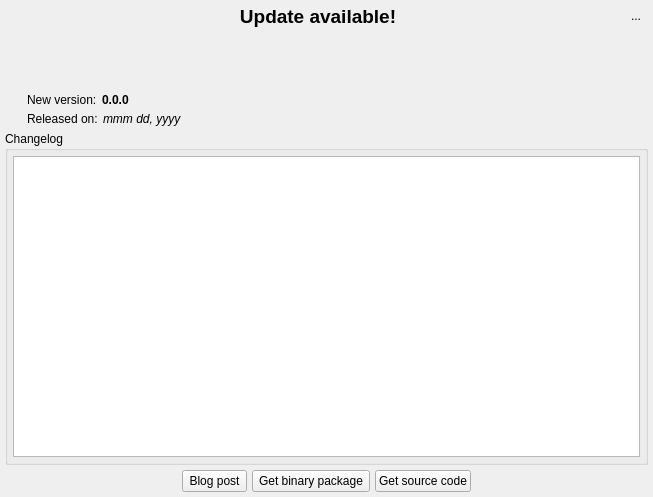
<?xml version="1.0" encoding="UTF-8"?>
<ui version="4.0">
 <class>UpdateNotifierWidget</class>
 <widget class="QWidget" name="UpdateNotifierWidget">
  <property name="modal" stdset="0">
   <bool>false</bool>
  </property>
  <property name="windowModality">
   <enum>Qt::WindowModality::WindowModal</enum>
  </property>
  <property name="geometry">
   <rect>
    <x>0</x>
    <y>0</y>
    <width>653</width>
    <height>497</height>
   </rect>
  </property>
  <property name="minimumSize">
   <size>
    <width>500</width>
    <height>400</height>
   </size>
  </property>
  <property name="windowTitle">
   <string>Update Notifier</string>
  </property>
  <property name="autoFillBackground">
   <bool>false</bool>
  </property>
  <property name="styleSheet">
   <string notr="true"/>
  </property>
  <layout class="QVBoxLayout" name="verticalLayout">
   <property name="spacing">
    <number>0</number>
   </property>
   <property name="leftMargin">
    <number>0</number>
   </property>
   <property name="topMargin">
    <number>0</number>
   </property>
   <property name="rightMargin">
    <number>0</number>
   </property>
   <property name="bottomMargin">
    <number>0</number>
   </property>
   <item>
    <widget class="QFrame" name="frame">
     <property name="mouseTracking">
      <bool>true</bool>
     </property>
     <property name="frameShape">
      <enum>QFrame::Shape::NoFrame</enum>
     </property>
     <property name="frameShadow">
      <enum>QFrame::Shadow::Raised</enum>
     </property>
     <layout class="QGridLayout" name="gridLayout_2">
      <property name="leftMargin">
       <number>5</number>
      </property>
      <property name="topMargin">
       <number>5</number>
      </property>
      <property name="rightMargin">
       <number>5</number>
      </property>
      <property name="bottomMargin">
       <number>5</number>
      </property>
      <property name="spacing">
       <number>5</number>
      </property>
      <item row="0" column="0" rowspan="2">
       <widget class="QLabel" name="label">
        <property name="sizePolicy">
         <sizepolicy hsizetype="Fixed" vsizetype="Preferred">
          <horstretch>0</horstretch>
          <verstretch>0</verstretch>
         </sizepolicy>
        </property>
        <property name="maximumSize">
         <size>
          <width>128</width>
          <height>128</height>
         </size>
        </property>
        <property name="text">
         <string/>
        </property>
        <property name="pixmap">
         <pixmap resource="../../../../priv-plugins/res/logoicons.qrc">:/images/images/pgmodeler_splash.png</pixmap>
        </property>
        <property name="scaledContents">
         <bool>true</bool>
        </property>
        <property name="alignment">
         <set>Qt::AlignmentFlag::AlignLeading|Qt::AlignmentFlag::AlignLeft|Qt::AlignmentFlag::AlignTop</set>
        </property>
       </widget>
      </item>
      <item row="0" column="1" rowspan="2">
       <layout class="QGridLayout" name="gridLayout">
        <item row="0" column="0">
         <widget class="QLabel" name="title_lbl">
          <property name="font">
           <font>
            <pointsize>14</pointsize>
            <bold>true</bold>
           </font>
          </property>
          <property name="text">
           <string>Update available!</string>
          </property>
          <property name="alignment">
           <set>Qt::AlignmentFlag::AlignHCenter|Qt::AlignmentFlag::AlignTop</set>
          </property>
         </widget>
        </item>
        <item row="2" column="0">
         <layout class="QHBoxLayout" name="horizontalLayout_2">
          <item>
           <widget class="QLabel" name="date_lbl_2">
            <property name="text">
             <string>Released on:</string>
            </property>
            <property name="alignment">
             <set>Qt::AlignmentFlag::AlignLeading|Qt::AlignmentFlag::AlignLeft|Qt::AlignmentFlag::AlignVCenter</set>
            </property>
            <property name="margin">
             <number>10</number>
            </property>
            <property name="indent">
             <number>10</number>
            </property>
           </widget>
          </item>
          <item>
           <widget class="QLabel" name="ver_date_lbl">
            <property name="sizePolicy">
             <sizepolicy hsizetype="Expanding" vsizetype="Fixed">
              <horstretch>0</horstretch>
              <verstretch>0</verstretch>
             </sizepolicy>
            </property>
            <property name="font">
             <font>
              <italic>true</italic>
              <bold>false</bold>
             </font>
            </property>
            <property name="text">
             <string>mmm dd, yyyy</string>
            </property>
            <property name="alignment">
             <set>Qt::AlignmentFlag::AlignLeading|Qt::AlignmentFlag::AlignLeft|Qt::AlignmentFlag::AlignVCenter</set>
            </property>
            <property name="margin">
             <number>0</number>
            </property>
           </widget>
          </item>
         </layout>
        </item>
        <item row="1" column="0">
         <layout class="QHBoxLayout" name="horizontalLayout_4">
          <item>
           <widget class="QLabel" name="version_lbl">
            <property name="text">
             <string>New version:</string>
            </property>
            <property name="alignment">
             <set>Qt::AlignmentFlag::AlignLeading|Qt::AlignmentFlag::AlignLeft|Qt::AlignmentFlag::AlignVCenter</set>
            </property>
            <property name="margin">
             <number>10</number>
            </property>
            <property name="indent">
             <number>10</number>
            </property>
           </widget>
          </item>
          <item>
           <widget class="QLabel" name="ver_num_lbl">
            <property name="sizePolicy">
             <sizepolicy hsizetype="Expanding" vsizetype="Fixed">
              <horstretch>0</horstretch>
              <verstretch>0</verstretch>
             </sizepolicy>
            </property>
            <property name="font">
             <font>
              <bold>true</bold>
             </font>
            </property>
            <property name="text">
             <string>0.0.0</string>
            </property>
            <property name="alignment">
             <set>Qt::AlignmentFlag::AlignLeading|Qt::AlignmentFlag::AlignLeft|Qt::AlignmentFlag::AlignVCenter</set>
            </property>
            <property name="margin">
             <number>0</number>
            </property>
           </widget>
          </item>
         </layout>
        </item>
       </layout>
      </item>
      <item row="0" column="2">
       <widget class="QToolButton" name="hide_tb">
        <property name="toolTip">
         <string>Hide this widget</string>
        </property>
        <property name="text">
         <string>...</string>
        </property>
        <property name="icon">
         <iconset resource="../../res/resources.qrc">
          <normaloff>:/icons/icons/closetab.png</normaloff>:/icons/icons/closetab.png</iconset>
        </property>
        <property name="iconSize">
         <size>
          <width>20</width>
          <height>20</height>
         </size>
        </property>
        <property name="autoRaise">
         <bool>true</bool>
        </property>
       </widget>
      </item>
      <item row="1" column="2">
       <spacer name="verticalSpacer">
        <property name="orientation">
         <enum>Qt::Orientation::Vertical</enum>
        </property>
        <property name="sizeType">
         <enum>QSizePolicy::Policy::Fixed</enum>
        </property>
        <property name="sizeHint" stdset="0">
         <size>
          <width>20</width>
          <height>100</height>
         </size>
        </property>
       </spacer>
      </item>
      <item row="2" column="0" colspan="3">
       <widget class="QGroupBox" name="changelog_gb">
        <property name="sizePolicy">
         <sizepolicy hsizetype="Preferred" vsizetype="Expanding">
          <horstretch>0</horstretch>
          <verstretch>0</verstretch>
         </sizepolicy>
        </property>
        <property name="title">
         <string>Changelog</string>
        </property>
        <layout class="QVBoxLayout" name="verticalLayout_2">
         <property name="spacing">
          <number>5</number>
         </property>
         <property name="leftMargin">
          <number>5</number>
         </property>
         <property name="topMargin">
          <number>5</number>
         </property>
         <property name="rightMargin">
          <number>5</number>
         </property>
         <property name="bottomMargin">
          <number>5</number>
         </property>
         <item>
          <widget class="QTextBrowser" name="changelog_txt">
           <property name="minimumSize">
            <size>
             <width>0</width>
             <height>0</height>
            </size>
           </property>
           <property name="frameShadow">
            <enum>QFrame::Shadow::Sunken</enum>
           </property>
           <property name="sizeAdjustPolicy">
            <enum>QAbstractScrollArea::SizeAdjustPolicy::AdjustToContents</enum>
           </property>
           <property name="undoRedoEnabled">
            <bool>false</bool>
           </property>
           <property name="lineWrapMode">
            <enum>QTextEdit::LineWrapMode::WidgetWidth</enum>
           </property>
           <property name="readOnly">
            <bool>true</bool>
           </property>
           <property name="textInteractionFlags">
            <set>Qt::TextInteractionFlag::TextBrowserInteraction</set>
           </property>
           <property name="openExternalLinks">
            <bool>true</bool>
           </property>
           <property name="openLinks">
            <bool>true</bool>
           </property>
          </widget>
         </item>
        </layout>
       </widget>
      </item>
      <item row="3" column="0" colspan="3">
       <layout class="QHBoxLayout" name="horizontalLayout">
        <property name="spacing">
         <number>5</number>
        </property>
        <item>
         <spacer name="horizontalSpacer_2">
          <property name="orientation">
           <enum>Qt::Orientation::Horizontal</enum>
          </property>
          <property name="sizeHint" stdset="0">
           <size>
            <width>40</width>
            <height>20</height>
           </size>
          </property>
         </spacer>
        </item>
        <item>
         <widget class="QToolButton" name="blog_post_tb">
          <property name="sizePolicy">
           <sizepolicy hsizetype="Preferred" vsizetype="Preferred">
            <horstretch>0</horstretch>
            <verstretch>0</verstretch>
           </sizepolicy>
          </property>
          <property name="toolTip">
           <string>&lt;p&gt;Redirects to the blog post detailing this release.&lt;/p&gt;</string>
          </property>
          <property name="text">
           <string>Blog post</string>
          </property>
          <property name="icon">
           <iconset resource="../../res/resources.qrc">
            <normaloff>:/icons/icons/blogpost.png</normaloff>:/icons/icons/blogpost.png</iconset>
          </property>
          <property name="iconSize">
           <size>
            <width>25</width>
            <height>25</height>
           </size>
          </property>
          <property name="checkable">
           <bool>false</bool>
          </property>
          <property name="toolButtonStyle">
           <enum>Qt::ToolButtonStyle::ToolButtonTextBesideIcon</enum>
          </property>
         </widget>
        </item>
        <item>
         <widget class="QToolButton" name="get_binary_tb">
          <property name="sizePolicy">
           <sizepolicy hsizetype="Preferred" vsizetype="Preferred">
            <horstretch>0</horstretch>
            <verstretch>0</verstretch>
           </sizepolicy>
          </property>
          <property name="toolTip">
           <string>Redirects to the purchase page.</string>
          </property>
          <property name="text">
           <string>Get binary package</string>
          </property>
          <property name="icon">
           <iconset resource="../../res/resources.qrc">
            <normaloff>:/icons/icons/dl_binary.png</normaloff>:/icons/icons/dl_binary.png</iconset>
          </property>
          <property name="iconSize">
           <size>
            <width>25</width>
            <height>25</height>
           </size>
          </property>
          <property name="checkable">
           <bool>false</bool>
          </property>
          <property name="popupMode">
           <enum>QToolButton::ToolButtonPopupMode::InstantPopup</enum>
          </property>
          <property name="toolButtonStyle">
           <enum>Qt::ToolButtonStyle::ToolButtonTextBesideIcon</enum>
          </property>
         </widget>
        </item>
        <item>
         <widget class="QPushButton" name="get_source_tb">
          <property name="sizePolicy">
           <sizepolicy hsizetype="Preferred" vsizetype="Preferred">
            <horstretch>0</horstretch>
            <verstretch>0</verstretch>
           </sizepolicy>
          </property>
          <property name="toolTip">
           <string>Redirects to the source code repository at GitHub.</string>
          </property>
          <property name="text">
           <string>Get source code</string>
          </property>
          <property name="icon">
           <iconset resource="../../res/resources.qrc">
            <normaloff>:/icons/icons/dl_source.png</normaloff>:/icons/icons/dl_source.png</iconset>
          </property>
          <property name="iconSize">
           <size>
            <width>25</width>
            <height>25</height>
           </size>
          </property>
          <property name="checkable">
           <bool>false</bool>
          </property>
         </widget>
        </item>
        <item>
         <spacer name="horizontalSpacer">
          <property name="orientation">
           <enum>Qt::Orientation::Horizontal</enum>
          </property>
          <property name="sizeHint" stdset="0">
           <size>
            <width>40</width>
            <height>20</height>
           </size>
          </property>
         </spacer>
        </item>
       </layout>
      </item>
     </layout>
    </widget>
   </item>
  </layout>
 </widget>
 <tabstops>
  <tabstop>changelog_txt</tabstop>
  <tabstop>get_binary_tb</tabstop>
  <tabstop>get_source_tb</tabstop>
  <tabstop>hide_tb</tabstop>
 </tabstops>
 <resources>
  <include location="../../res/resources.qrc"/>
  <include location="../../../../priv-plugins/res/logoicons.qrc"/>
 </resources>
 <connections/>
</ui>
